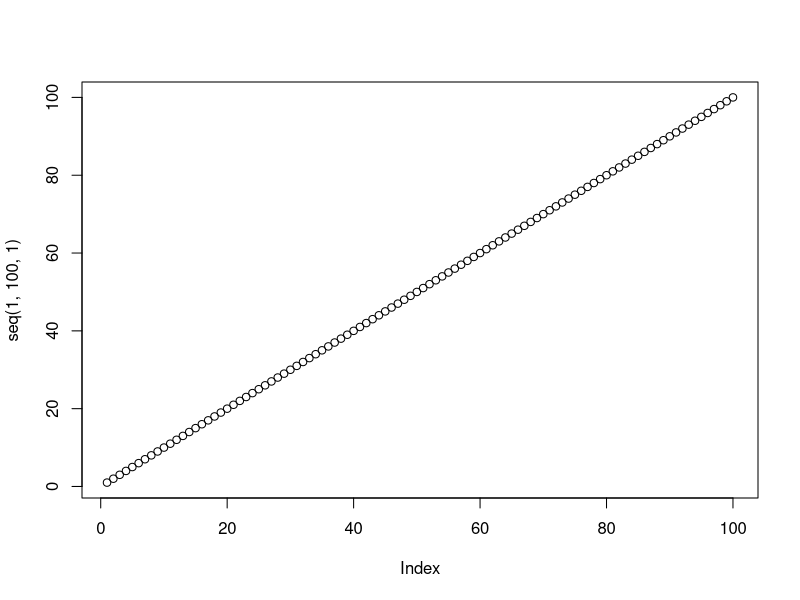
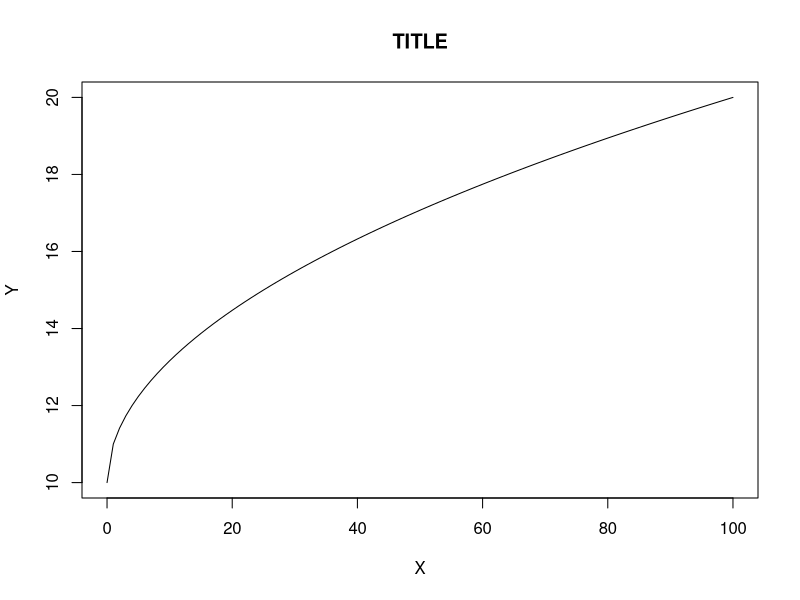

Reproduce these figures in R, in order.
#!/usr/bin/Rscript

distance <- function(x,y){sqrt(x^2+y^2)}
distance(4,3)
distance(5,12)
plotfunction <- function(x){
  y <- sqrt(x)
  y <- y+10
  return(y)
}
png("seqtestplot.png")
plot(seq(1,100,1))
dev.off()
jpeg("functionplot.png")
plot(plotfunction, xlab="X", ylab="Y", main="TITLE", xlim=c(0, 100))
dev.off()
